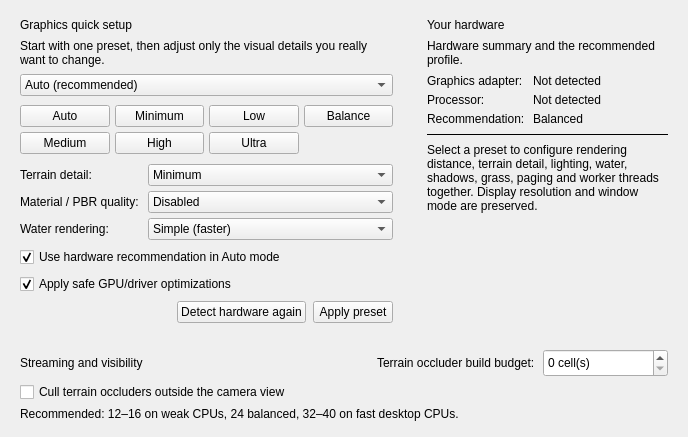
     <widget class="QWidget" name="QualityWrapper">
      <attribute name="title">
       <string>Quality</string>
      </attribute>
      <layout class="QVBoxLayout" name="qualityPageLayout">
       <property name="spacing">
        <number>8</number>
       </property>
       <property name="leftMargin">
        <number>8</number>
       </property>
       <property name="topMargin">
        <number>8</number>
       </property>
       <property name="rightMargin">
        <number>8</number>
       </property>
       <property name="bottomMargin">
        <number>8</number>
       </property>
       <item>
        <layout class="QHBoxLayout" name="qualityTopLayout" stretch="3,2">
         <property name="spacing">
          <number>10</number>
         </property>
         <item>
          <widget class="QFrame" name="qualityQuickCard">
           <property name="frameShape">
            <enum>QFrame::NoFrame</enum>
           </property>
           <property name="arenaCard" stdset="0">
            <bool>true</bool>
           </property>
           <property name="sizePolicy">
            <sizepolicy hsizetype="Expanding" vsizetype="Preferred">
             <horstretch>3</horstretch>
             <verstretch>0</verstretch>
            </sizepolicy>
           </property>
           <layout class="QVBoxLayout" name="qualityQuickLayout">
            <property name="spacing">
             <number>7</number>
            </property>
            <property name="leftMargin">
             <number>12</number>
            </property>
            <property name="topMargin">
             <number>10</number>
            </property>
            <property name="rightMargin">
             <number>12</number>
            </property>
            <property name="bottomMargin">
             <number>10</number>
            </property>
            <item>
             <widget class="QLabel" name="qualityQuickTitle">
              <property name="text">
               <string>Graphics quick setup</string>
              </property>
              <property name="arenaTitle" stdset="0">
               <bool>true</bool>
              </property>
             </widget>
            </item>
            <item>
             <widget class="QLabel" name="qualityQuickSubtitle">
              <property name="text">
               <string>Start with one preset, then adjust only the visual details you really want to change.</string>
              </property>
              <property name="wordWrap">
               <bool>true</bool>
              </property>
              <property name="arenaMuted" stdset="0">
               <bool>true</bool>
              </property>
             </widget>
            </item>
            <item>
             <widget class="QWidget" name="qualityPresetLogicHost">
              <property name="visible">
               <bool>false</bool>
              </property>
              <layout class="QHBoxLayout" name="qualityPresetLogicLayout">
               <property name="leftMargin">
                <number>0</number>
               </property>
               <property name="topMargin">
                <number>0</number>
               </property>
               <property name="rightMargin">
                <number>0</number>
               </property>
               <property name="bottomMargin">
                <number>0</number>
               </property>
               <item>
                <widget class="QComboBox" name="qualityPresetComboBox">
                 <item>
                  <property name="text">
                   <string>Auto (recommended)</string>
                  </property>
                 </item>
                 <item>
                  <property name="text">
                   <string>Minimum</string>
                  </property>
                 </item>
                 <item>
                  <property name="text">
                   <string>Low</string>
                  </property>
                 </item>
                 <item>
                  <property name="text">
                   <string>Balanced</string>
                  </property>
                 </item>
                 <item>
                  <property name="text">
                   <string>Medium</string>
                  </property>
                 </item>
                 <item>
                  <property name="text">
                   <string>High</string>
                  </property>
                 </item>
                 <item>
                  <property name="text">
                   <string>Ultra</string>
                  </property>
                 </item>
                 <property name="visible">
                  <bool>false</bool>
                 </property>
                 <property name="minimumSize">
                  <size>
                   <width>1</width>
                   <height>1</height>
                  </size>
                 </property>
                </widget>
               </item>
              </layout>
             </widget>
            </item>
            <item>
             <widget class="QWidget" name="qualityPresetButtonsHost">
              <layout class="QGridLayout" name="qualityPresetButtonsLayout">
               <property name="spacing">
                <number>5</number>
               </property>
               <property name="leftMargin">
                <number>0</number>
               </property>
               <property name="topMargin">
                <number>2</number>
               </property>
               <property name="rightMargin">
                <number>0</number>
               </property>
               <property name="bottomMargin">
                <number>3</number>
               </property>
               <item row="0" column="0">
                <widget class="QPushButton" name="presetAutoButton">
                 <property name="text">
                  <string>Auto</string>
                 </property>
                 <property name="checkable">
                  <bool>true</bool>
                 </property>
                 <property name="autoExclusive">
                  <bool>true</bool>
                 </property>
                 <property name="arenaPresetButton" stdset="0">
                  <bool>true</bool>
                 </property>
                 <property name="sizePolicy">
                  <sizepolicy hsizetype="Expanding" vsizetype="Fixed">
                   <horstretch>1</horstretch>
                   <verstretch>0</verstretch>
                  </sizepolicy>
                 </property>
                </widget>
               </item>
               <item row="0" column="1">
                <widget class="QPushButton" name="presetMinimumButton">
                 <property name="text">
                  <string>Minimum</string>
                 </property>
                 <property name="checkable">
                  <bool>true</bool>
                 </property>
                 <property name="autoExclusive">
                  <bool>true</bool>
                 </property>
                 <property name="arenaPresetButton" stdset="0">
                  <bool>true</bool>
                 </property>
                 <property name="sizePolicy">
                  <sizepolicy hsizetype="Expanding" vsizetype="Fixed">
                   <horstretch>1</horstretch>
                   <verstretch>0</verstretch>
                  </sizepolicy>
                 </property>
                </widget>
               </item>
               <item row="0" column="2">
                <widget class="QPushButton" name="presetLowButton">
                 <property name="text">
                  <string>Low</string>
                 </property>
                 <property name="checkable">
                  <bool>true</bool>
                 </property>
                 <property name="autoExclusive">
                  <bool>true</bool>
                 </property>
                 <property name="arenaPresetButton" stdset="0">
                  <bool>true</bool>
                 </property>
                 <property name="sizePolicy">
                  <sizepolicy hsizetype="Expanding" vsizetype="Fixed">
                   <horstretch>1</horstretch>
                   <verstretch>0</verstretch>
                  </sizepolicy>
                 </property>
                </widget>
               </item>
               <item row="0" column="3">
                <widget class="QPushButton" name="presetBalancedButton">
                 <property name="text">
                  <string>Balance</string>
                 </property>
                 <property name="checkable">
                  <bool>true</bool>
                 </property>
                 <property name="autoExclusive">
                  <bool>true</bool>
                 </property>
                 <property name="arenaPresetButton" stdset="0">
                  <bool>true</bool>
                 </property>
                 <property name="sizePolicy">
                  <sizepolicy hsizetype="Expanding" vsizetype="Fixed">
                   <horstretch>1</horstretch>
                   <verstretch>0</verstretch>
                  </sizepolicy>
                 </property>
                </widget>
               </item>
               <item row="1" column="0">
                <widget class="QPushButton" name="presetMediumButton">
                 <property name="text">
                  <string>Medium</string>
                 </property>
                 <property name="checkable">
                  <bool>true</bool>
                 </property>
                 <property name="autoExclusive">
                  <bool>true</bool>
                 </property>
                 <property name="arenaPresetButton" stdset="0">
                  <bool>true</bool>
                 </property>
                 <property name="sizePolicy">
                  <sizepolicy hsizetype="Expanding" vsizetype="Fixed">
                   <horstretch>1</horstretch>
                   <verstretch>0</verstretch>
                  </sizepolicy>
                 </property>
                </widget>
               </item>
               <item row="1" column="1">
                <widget class="QPushButton" name="presetHighButton">
                 <property name="text">
                  <string>High</string>
                 </property>
                 <property name="checkable">
                  <bool>true</bool>
                 </property>
                 <property name="autoExclusive">
                  <bool>true</bool>
                 </property>
                 <property name="arenaPresetButton" stdset="0">
                  <bool>true</bool>
                 </property>
                 <property name="sizePolicy">
                  <sizepolicy hsizetype="Expanding" vsizetype="Fixed">
                   <horstretch>1</horstretch>
                   <verstretch>0</verstretch>
                  </sizepolicy>
                 </property>
                </widget>
               </item>
               <item row="1" column="2">
                <widget class="QPushButton" name="presetUltraButton">
                 <property name="text">
                  <string>Ultra</string>
                 </property>
                 <property name="checkable">
                  <bool>true</bool>
                 </property>
                 <property name="autoExclusive">
                  <bool>true</bool>
                 </property>
                 <property name="arenaPresetButton" stdset="0">
                  <bool>true</bool>
                 </property>
                 <property name="sizePolicy">
                  <sizepolicy hsizetype="Expanding" vsizetype="Fixed">
                   <horstretch>1</horstretch>
                   <verstretch>0</verstretch>
                  </sizepolicy>
                 </property>
                </widget>
               </item>
              </layout>
             </widget>
            </item>
            <item>
             <layout class="QGridLayout" name="qualityFineTuneLayout" columnstretch="0,1">
              <property name="horizontalSpacing">
               <number>9</number>
              </property>
              <property name="verticalSpacing">
               <number>5</number>
              </property>
              <item row="0" column="0">
               <widget class="QLabel" name="terrainDetailLabel">
                <property name="text">
                 <string>Terrain detail:</string>
                </property>
                <property name="arenaSettingLabel" stdset="0">
                 <bool>true</bool>
                </property>
               </widget>
              </item>
              <item row="0" column="1">
               <widget class="QComboBox" name="terrainDetailComboBox">
                <property name="toolTip">
                 <string>Maximum PBR is available only with High or Ultra terrain detail.</string>
                </property>
                <item>
                 <property name="text">
                  <string>Minimum</string>
                 </property>
                </item>
                <item>
                 <property name="text">
                  <string>Low</string>
                 </property>
                </item>
                <item>
                 <property name="text">
                  <string>Balanced</string>
                 </property>
                </item>
                <item>
                 <property name="text">
                  <string>Medium</string>
                 </property>
                </item>
                <item>
                 <property name="text">
                  <string>High</string>
                 </property>
                </item>
                <item>
                 <property name="text">
                  <string>Ultra</string>
                 </property>
                </item>
               </widget>
              </item>
              <item row="1" column="0">
               <widget class="QLabel" name="pbrQualityLabel">
                <property name="text">
                 <string>Material / PBR quality:</string>
                </property>
                <property name="arenaSettingLabel" stdset="0">
                 <bool>true</bool>
                </property>
               </widget>
              </item>
              <item row="1" column="1">
               <widget class="QComboBox" name="pbrQualityComboBox">
                <property name="toolTip">
                 <string>Maximum PBR automatically selects High terrain detail. Lower terrain settings automatically use Quality PBR.</string>
                </property>
                <item>
                 <property name="text">
                  <string>Disabled</string>
                 </property>
                </item>
                <item>
                 <property name="text">
                  <string>Simple</string>
                 </property>
                </item>
                <item>
                 <property name="text">
                  <string>Balanced</string>
                 </property>
                </item>
                <item>
                 <property name="text">
                  <string>Quality</string>
                 </property>
                </item>
                <item>
                 <property name="text">
                  <string>Maximum</string>
                 </property>
                </item>
               </widget>
              </item>
              <item row="2" column="0">
               <widget class="QLabel" name="waterModeLabel">
                <property name="text">
                 <string>Water rendering:</string>
                </property>
                <property name="arenaSettingLabel" stdset="0">
                 <bool>true</bool>
                </property>
               </widget>
              </item>
              <item row="2" column="1">
               <widget class="QComboBox" name="waterModeComboBox">
                <property name="toolTip">
                 <string>Simple uses the lightweight legacy shader water. PBR / New uses the current physically-based water path.</string>
                </property>
                <item>
                 <property name="text">
                  <string>Simple (faster)</string>
                 </property>
                </item>
                <item>
                 <property name="text">
                  <string>PBR / New</string>
                 </property>
                </item>
               </widget>
              </item>
             </layout>
            </item>
            <item>
             <widget class="QCheckBox" name="autoSelectQualityCheckBox">
              <property name="text">
               <string>Use hardware recommendation in Auto mode</string>
              </property>
              <property name="checked">
               <bool>true</bool>
              </property>
             </widget>
            </item>
            <item>
             <widget class="QCheckBox" name="vendorOptimizationsCheckBox">
              <property name="text">
               <string>Apply safe GPU/driver optimizations</string>
              </property>
              <property name="checked">
               <bool>true</bool>
              </property>
             </widget>
            </item>
            <item>
             <layout class="QHBoxLayout" name="qualityActionLayout">
              <property name="spacing">
               <number>7</number>
              </property>
              <item>
               <spacer name="qualityActionSpacer">
                <property name="orientation">
                 <enum>Qt::Horizontal</enum>
                </property>
                <property name="sizeHint" stdset="0">
                 <size>
                  <width>20</width>
                  <height>20</height>
                 </size>
                </property>
               </spacer>
              </item>
              <item>
               <widget class="QPushButton" name="detectHardwareButton">
                <property name="text">
                 <string>Detect hardware again</string>
                </property>
                <property name="arenaQuiet" stdset="0">
                 <bool>true</bool>
                </property>
               </widget>
              </item>
              <item>
               <widget class="QPushButton" name="applyQualityButton">
                <property name="text">
                 <string>Apply preset</string>
                </property>
                <property name="arenaPrimary" stdset="0">
                 <bool>true</bool>
                </property>
               </widget>
              </item>
             </layout>
            </item>
           </layout>
          </widget>
         </item>
         <item>
          <widget class="QFrame" name="qualityHardwareCard">
           <property name="frameShape">
            <enum>QFrame::NoFrame</enum>
           </property>
           <property name="arenaCard" stdset="0">
            <bool>true</bool>
           </property>
           <property name="sizePolicy">
            <sizepolicy hsizetype="Expanding" vsizetype="Preferred">
             <horstretch>2</horstretch>
             <verstretch>0</verstretch>
            </sizepolicy>
           </property>
           <layout class="QVBoxLayout" name="qualityHardwareCardLayout">
            <property name="spacing">
             <number>7</number>
            </property>
            <property name="leftMargin">
             <number>12</number>
            </property>
            <property name="topMargin">
             <number>10</number>
            </property>
            <property name="rightMargin">
             <number>12</number>
            </property>
            <property name="bottomMargin">
             <number>10</number>
            </property>
            <item>
             <widget class="QLabel" name="qualityHardwareTitle">
              <property name="text">
               <string>Your hardware</string>
              </property>
              <property name="arenaTitle" stdset="0">
               <bool>true</bool>
              </property>
             </widget>
            </item>
            <item>
             <widget class="QLabel" name="qualityHardwareSubtitle">
              <property name="text">
               <string>Hardware summary and the recommended profile.</string>
              </property>
              <property name="arenaMuted" stdset="0">
               <bool>true</bool>
              </property>
              <property name="wordWrap">
               <bool>true</bool>
              </property>
             </widget>
            </item>
            <item>
             <layout class="QGridLayout" name="detectedHardwareLayout" columnstretch="0,1">
              <property name="horizontalSpacing">
               <number>8</number>
              </property>
              <property name="verticalSpacing">
               <number>5</number>
              </property>
              <item row="0" column="0">
               <widget class="QLabel" name="qualityGpuTitleLabel">
                <property name="text">
                 <string>Graphics adapter:</string>
                </property>
               </widget>
              </item>
              <item row="0" column="1">
               <widget class="QLabel" name="qualityGpuLabel">
                <property name="text">
                 <string>Not detected</string>
                </property>
                <property name="textInteractionFlags">
                 <set>Qt::TextSelectableByMouse</set>
                </property>
                <property name="wordWrap">
                 <bool>true</bool>
                </property>
               </widget>
              </item>
              <item row="1" column="0">
               <widget class="QLabel" name="qualityCpuTitleLabel">
                <property name="text">
                 <string>Processor:</string>
                </property>
               </widget>
              </item>
              <item row="1" column="1">
               <widget class="QLabel" name="qualityCpuLabel">
                <property name="text">
                 <string>Not detected</string>
                </property>
                <property name="wordWrap">
                 <bool>true</bool>
                </property>
               </widget>
              </item>
              <item row="2" column="0">
               <widget class="QLabel" name="qualityRecommendationTitleLabel">
                <property name="text">
                 <string>Recommendation:</string>
                </property>
               </widget>
              </item>
              <item row="2" column="1">
               <widget class="QLabel" name="qualityRecommendationLabel">
                <property name="text">
                 <string>Balanced</string>
                </property>
                <property name="arenaAccent" stdset="0">
                 <bool>true</bool>
                </property>
               </widget>
              </item>
             </layout>
            </item>
            <item>
             <widget class="QFrame" name="qualityHardwareDivider">
              <property name="frameShape">
               <enum>QFrame::HLine</enum>
              </property>
              <property name="frameShadow">
               <enum>QFrame::Plain</enum>
              </property>
              <property name="arenaDivider" stdset="0">
               <bool>true</bool>
              </property>
             </widget>
            </item>
            <item>
             <widget class="QLabel" name="qualityDescriptionLabel">
              <property name="wordWrap">
               <bool>true</bool>
              </property>
              <property name="text">
               <string>Select a preset to configure rendering distance, terrain detail, lighting, water, shadows, grass, paging and worker threads together. Display resolution and window mode are preserved.</string>
              </property>
              <property name="wordWrap">
               <bool>true</bool>
              </property>
              <property name="arenaMuted" stdset="0">
               <bool>true</bool>
              </property>
             </widget>
            </item>
            <item>
             <spacer name="hardwareBottomSpacer">
              <property name="orientation">
               <enum>Qt::Vertical</enum>
              </property>
              <property name="sizeHint" stdset="0">
               <size>
                <width>20</width>
                <height>1</height>
               </size>
              </property>
             </spacer>
            </item>
           </layout>
          </widget>
         </item>
        </layout>
       </item>
       <item>
        <widget class="QFrame" name="qualityStreamingCard">
         <property name="frameShape">
          <enum>QFrame::NoFrame</enum>
         </property>
         <property name="arenaCard" stdset="0">
          <bool>true</bool>
         </property>
         <layout class="QVBoxLayout" name="qualityStreamingCardLayout">
          <property name="spacing">
           <number>5</number>
          </property>
          <property name="leftMargin">
           <number>12</number>
          </property>
          <property name="topMargin">
           <number>8</number>
          </property>
          <property name="rightMargin">
           <number>12</number>
          </property>
          <property name="bottomMargin">
           <number>8</number>
          </property>
          <item>
           <layout class="QHBoxLayout" name="qualityStreamingHeaderLayout">
            <property name="spacing">
             <number>8</number>
            </property>
            <item>
             <widget class="QLabel" name="qualityStreamingTitle">
              <property name="text">
               <string>Streaming and visibility</string>
              </property>
              <property name="arenaTitle" stdset="0">
               <bool>true</bool>
              </property>
             </widget>
            </item>
            <item>
             <spacer name="streamTitleSpacer">
              <property name="orientation">
               <enum>Qt::Horizontal</enum>
              </property>
              <property name="sizeHint" stdset="0">
               <size>
                <width>20</width>
                <height>20</height>
               </size>
              </property>
             </spacer>
            </item>
            <item>
             <widget class="QLabel" name="occlusionTerrainBudgetLabel">
              <property name="text">
               <string>Terrain occluder build budget:</string>
              </property>
             </widget>
            </item>
            <item>
             <widget class="QSpinBox" name="occlusionTerrainBudgetSpinBox">
              <property name="minimum">
               <number>0</number>
              </property>
              <property name="maximum">
               <number>128</number>
              </property>
              <property name="singleStep">
               <number>4</number>
              </property>
              <property name="suffix">
               <string> cell(s)</string>
              </property>
              <property name="toolTip">
               <string>Maximum newly decoded LAND cells per terrain-occluder rebuild. 0 builds the whole region at once; lower values reduce cell-transition spikes.</string>
              </property>
              <property name="minimumSize">
               <size>
                <width>125</width>
                <height>28</height>
               </size>
              </property>
             </widget>
            </item>
           </layout>
          </item>
          <item>
           <widget class="QCheckBox" name="occlusionTerrainFrustumCullCheckBox">
            <property name="text">
             <string>Cull terrain occluders outside the camera view</string>
            </property>
            <property name="toolTip">
             <string>Skip cached terrain occluder cells outside the camera side planes before software rasterization. Recommended on all presets.</string>
            </property>
           </widget>
          </item>
          <item>
           <widget class="QLabel" name="occlusionTerrainBudgetHintLabel">
            <property name="text">
             <string>Recommended: 12–16 on weak CPUs, 24 balanced, 32–40 on fast desktop CPUs.</string>
            </property>
            <property name="wordWrap">
             <bool>true</bool>
            </property>
            <property name="wordWrap">
             <bool>true</bool>
            </property>
            <property name="arenaMuted" stdset="0">
             <bool>true</bool>
            </property>
           </widget>
          </item>
         </layout>
        </widget>
       </item>
      </layout>
     </widget>
